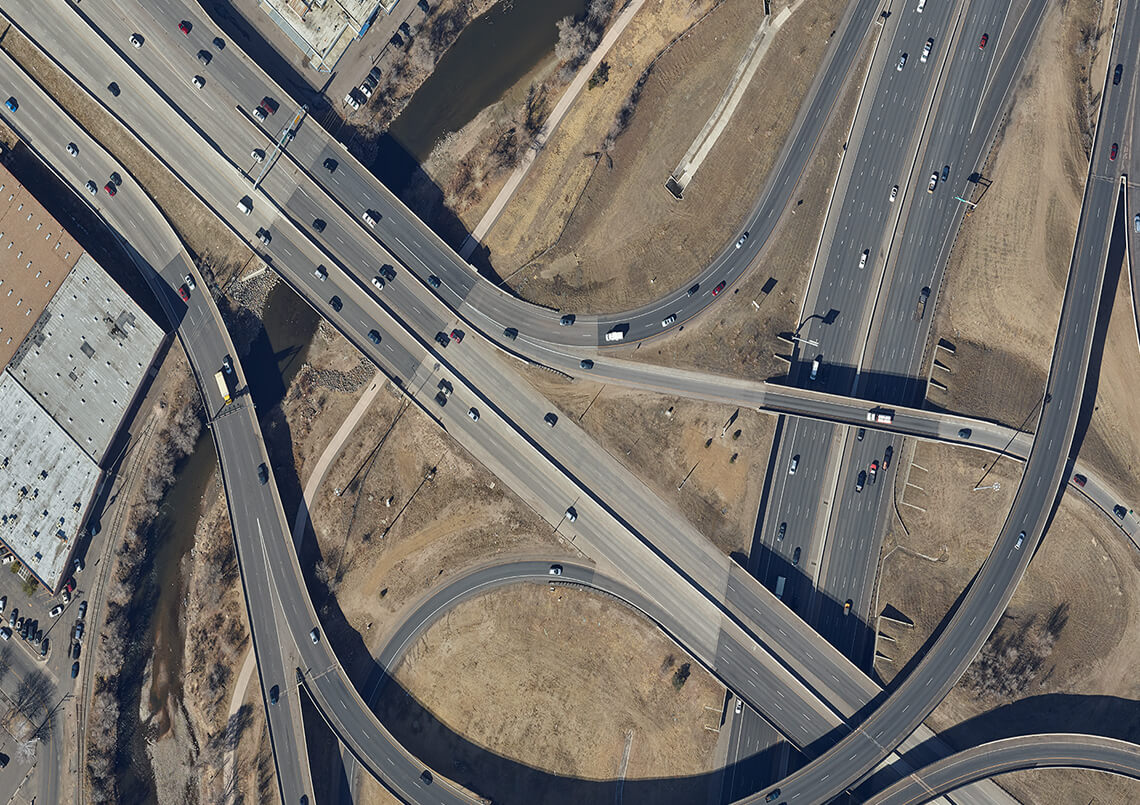
#> input picture week2/find_keyPoints/PhaseOne-SDK.jpg, 1140 x 805 px
$ jupyter execute find_keyPoints.ipynb
#> lines starting #> are read from the running program, lines starting #| are printed output that depends on the picture
[cell 1]
import cv2
import numpy as np
import matplotlib.pyplot as plt
image = cv2.imread('PhaseOne-SDK.jpg')
#> image is the input picture: shape (805, 1140, 3); mean B, G, R 107.5, 113.1, 118.1
image2 = image[:,:,::-1]
plt.imshow(image2)
sift = cv2.xfeatures2d.SIFT_create()
#sift = cv2.xfeatures2d.SIFT_create()
kps, dscs = sift.detectAndCompute(image2, mask=None)
#> kps = 3681 keypoints; strongest (x, y, size): (59, 609, 2.5), (873, 472, 2.2), (935, 177, 2.1), (816, 364, 3.9)
ax = plt.gca()
for kp in kps:
    ax.add_artist(plt.Circle((kp.pt), kp.size/2, color='green', fill=True))
#> this loop made 3681 passes
#> kp on passes 1 to 3: keypoint at (2.6, 535.9), size 2.8, keypoint at (2.7, 627.7), size 2.2, keypoint at (2.8, 30.6), size 1.8

plt.show()
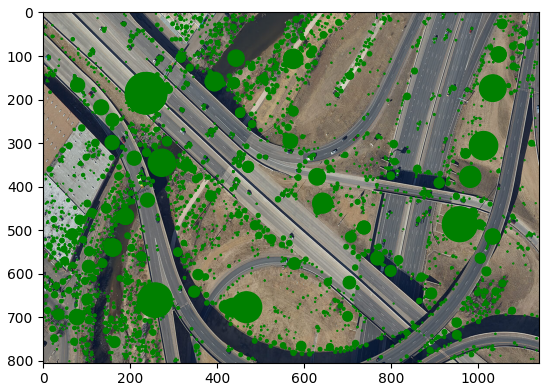
#> figure drawn by matplotlib, 1 panel
